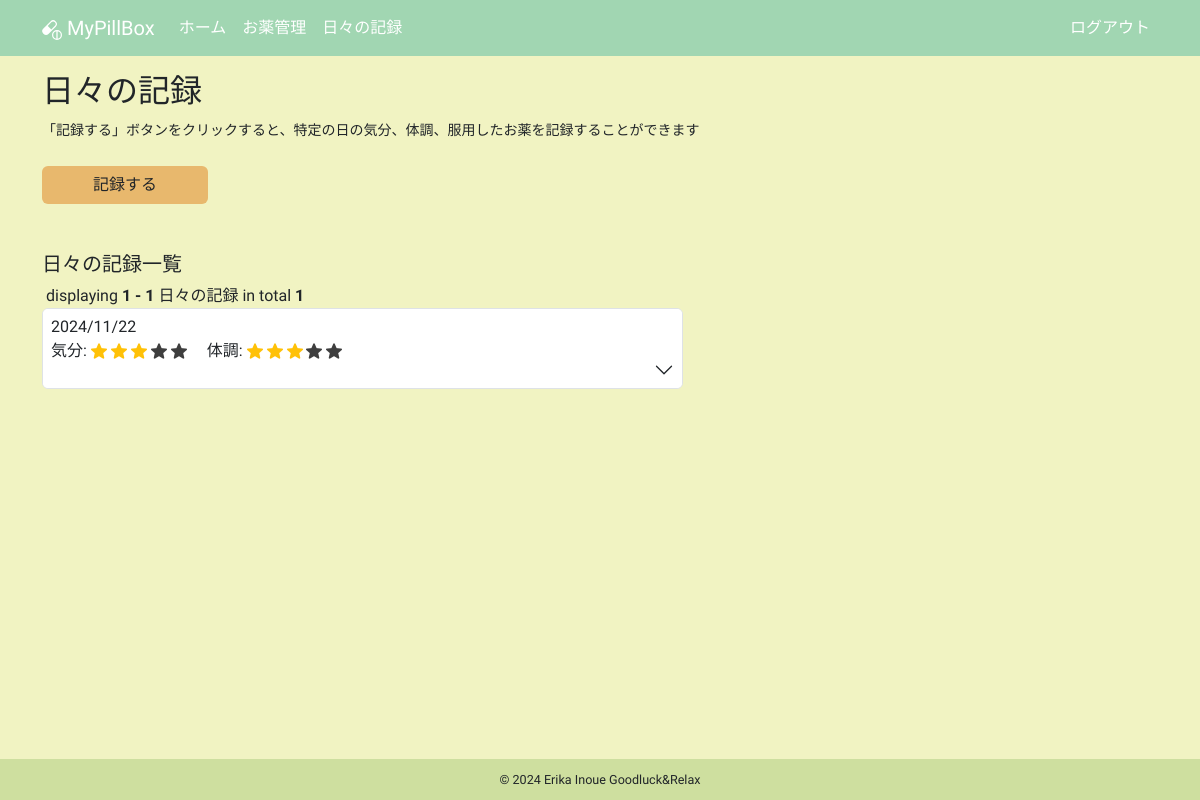
Before: /daily_logs (signed in) with the older database file.
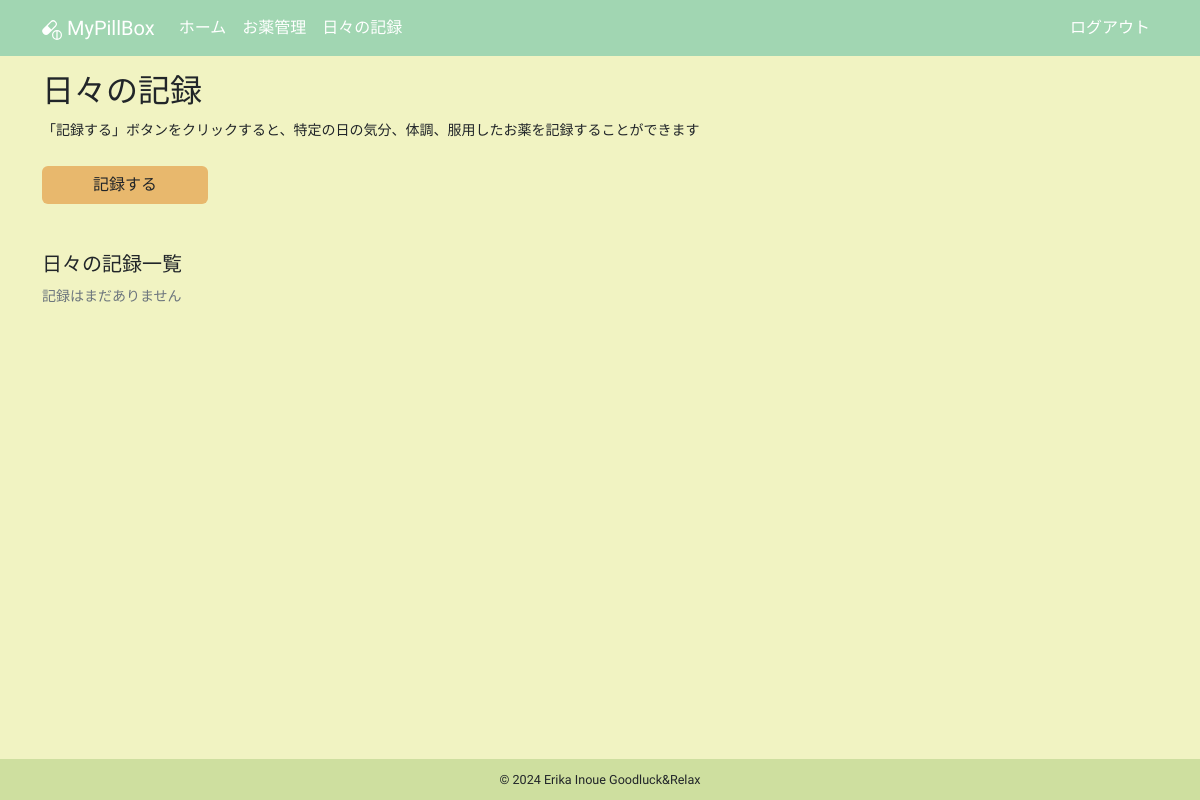
After: the same page with the newer database file.
### app/models.py (models this page shows, shortened)
class DailyLog(db.Model):
    __tablename__ = "daily_logs"
    id: so.Mapped[int] = so.mapped_column(primary_key=True)
    date: so.Mapped[datetime.date] = so.mapped_column(sa.Date)
    mood: so.Mapped[int]
    condition: so.Mapped[int]
    user_id: so.Mapped[int] = so.mapped_column(sa.ForeignKey(User.id))
    user: so.Mapped[User] = so.relationship(back_populates="daily_logs")
    daily_log_details: so.Mapped[list["DailyLogDetail"]] = so.relationship(
        cascade="all, delete-orphan", back_populates="daily_log"
    )

### app/routes.py (the view)
@app.route("/daily_logs")
@login_required
def daily_logs():
    title = "日々の記録"
    form = EmptyForm()
    page = request.args.get(get_page_parameter(), type=int, default=1)
    per_page = app.config["LOGS_PER_PAGE"]
    total_query = sa.select(sa.func.count(DailyLog.id)).where(
        DailyLog.user == current_user
    )
    total_count = db.session.scalar(total_query)
    query = (
        sa.select(DailyLog)
        .where(DailyLog.user == current_user)
        .order_by(DailyLog.date.desc())
        .limit(per_page)
        .offset((page - 1) * per_page)
    )
    daily_logs = db.session.scalars(query).all()
    for log in daily_logs:
        log.all_doses_zero = all(detail.dose == 0.0 for detail in log.daily_log_details)
    pagination = Pagination(
        page=page,
        per_page=per_page,
        total=total_count,
        display_msg="<b>{total}</b>件中の<b>{start} - {end}</b>件",
        record_name="日々の記録",
        css_framework="bootstrap5",
    )
    return render_template(
        "daily_logs.html",
        daily_logs=daily_logs,
        form=form,
        pagination=pagination,
        title=title,
    )

### app/models.py (called while the page is built)
@login.user_loader
def load_user(id):
    return db.session.get(User, int(id))

### app/templates/daily_logs.html (shortened to what this page needs)
{% extends "base.html" %}
{% block content %}
  <div class="mb-4">
    <h2 class="mb-2">日々の記録</h2>
    <p>
      <small>「記録する」ボタンをクリックすると、特定の日の気分、体調、服用したお薬を記録することができます</small>
    </p>
  </div>
  <div class="row">
    <div class="col-5 col-lg-2 mb-5">
      <a href="{{ url_for('create_daily_log') }}" class="btn btn-custom w-100">記録する</a>
    </div>
  </div>
  <div class="row">
    <div class="col-12 col-lg-7 mb-3">
      <h5 class="mb-2">日々の記録一覧</h5>
      {% if not daily_logs %}
        <small class="text-secondary">記録はまだありません</small>
      {% else %}
        {{ pagination.info }}
        <div class="accordion mb-3" id="accordionDailyLog">
          {% for daily_log in daily_logs %}
            <div class="accordion-item">
              <h2 class="accordion-header">
                <button class="accordion-button collapsed d-flex flex-column align-items-start p-2"
                        type="button"
                        data-bs-toggle="collapse"
                        data-bs-target="#collapse{{ loop.index }}"
                        aria-expanded="false"
                        aria-controls="collapse{{ loop.index }}">
                  <span class="pb-1">{{ daily_log.date.strftime('%Y/%m/%d') }}</span>
                  <span>気分:
                    {% for i in range(0, daily_log.mood) %}
                      <img src="{{ url_for('static', filename='images/star_on.png') }}"
                           class="star-display rating-checked"
                           alt="star">
                    {% endfor %}
                    {% if daily_log.mood < 5 %}
                      {% for i in range(daily_log.mood, 5) %}
                        <img src="{{ url_for('static', filename='images/star_on.png') }}"
                             class="star-display"
                             alt="star">
                      {% endfor %}
                    {% endif %}
                    　体調:
                    {% for i in range(0, daily_log.condition) %}
                      <img src="{{ url_for('static', filename='images/star_on.png') }}"
                           class="star-display rating-checked"
                           alt="star">
                    {% endfor %}
                    {% if daily_log.condition < 5 %}
                      {% for i in range(daily_log.condition, 5) %}
                        <img src="{{ url_for('static', filename='images/star_on.png') }}"
                             class="star-display"
                             alt="star">
                      {% endfor %}
                    {% endif %}
                  </span>
                </button>
              </h2>
            </div>
          {% endfor %}
        </div>
      {% endif %}
    </div>
  </div>
{% endblock content %}

### app/templates/base.html (shortened to what this page needs)
<!DOCTYPE html>
<html lang="ja">
  <head>
    <link rel="stylesheet"
          href="{{ url_for('static', filename='css/bootstrap.min.css') }}">
  </head>
  <body>
    <nav class="navbar navbar-expand-lg navbar-dark">
      <div class="container">
        <a class="navbar-brand" href="{{ url_for('index') }}">
          MyPillBox
        </a>
        <div class="collapse navbar-collapse" id="navbarSupportedContent">
          <ul class="navbar-nav me-auto mb-2 mb-lg-0">
            <li class="nav-item">
              <a class="nav-link" aria-current="page" href="{{ url_for('index') }}">ホーム</a>
            </li>
            <li class="nav-item">
              <a class="nav-link"
                 aria-current="page"
                 href="{{ url_for('medicines') }}">お薬管理</a>
            </li>
            <li class="nav-item">
              <a class="nav-link"
                 aria-current="page"
                 href="{{ url_for('daily_logs') }}">日々の記録</a>
            </li>
          </ul>
          <ul class="navbar-nav mb-2 mb-lg-0">
            <li class="nav-item">
              <a class="nav-link" aria-current="page" href="{{ url_for('logout') }}">ログアウト</a>
            </li>
          </ul>
        </div>
      </div>
    </nav>
    <div class="container mt-3">
      {% block content %}
      {% endblock content %}
    </div>
    <footer>
      <p class="mb-0">
        <small>© 2024 Erika Inoue Goodluck&Relax</small>
      </p>
    </footer>
  </body>
</html>

### app/templates/base.html (style rules this page uses)
html, body { height: 100%; }
body { background-color: #F1F3C2; font-family: "Zen Maru Gothic", sans-serif; font-weight: 500; font-style: normal; display: flex; flex-direction: column; }
.container { flex: 1; }
.navbar-dark .nav-link { color: #fff !important; }
.navbar { background-color: #A1D6B2; }
.btn-custom { background-color: #E8B86D; font-weight: 500; }
footer { padding: 0.6rem 0; text-align: center; background-color: #cedf9f; font-size: 0.9rem; }

Changed rows visible on the page:
removed DailyLog: date "2024/11/22", mood 3 (drawn), condition 3 (drawn)
Other visible differences:
{{ pagination.info }}: "displaying 1 - 1 日々の記録 in total 1" → (not shown)
text now shown: "記録はまだありません"
